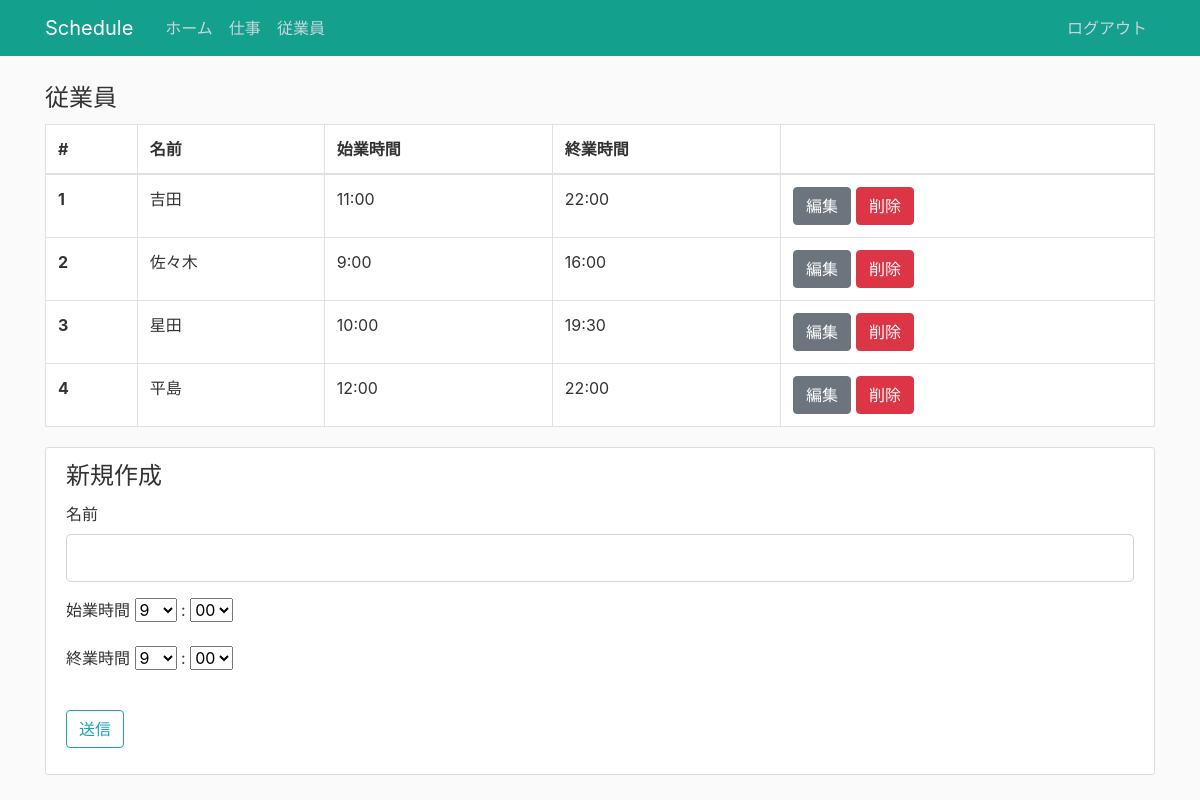
Screenshot of /worker (signed in) with the database file from the repository.
### flask_schedule/models.py (models this page shows, shortened)
class Worker(db.Model):
  id = db.Column(db.Integer, primary_key=True)
  workername = db.Column(db.String(20), unique=True, nullable=False)
  starttime = db.Column(db.String(10))
  endtime = db.Column(db.String(10))

### flask_schedule/views/worker.py (the view, shortened to what this page needs)
@app.route('/worker', methods=['GET', 'POST'])
def worker():
  if not session.get('logged_in'):
    return redirect(url_for('login'))
  workers = Worker.query.all()
  form = WorkerForm()
  hour = hourlist
  minutes = minuteslist
  form.starttime_hour.choices = hourlist
  form.starttime_minutes.choices = minuteslist
  form.endtime_hour.choices = hourlist
  form.endtime_minutes.choices = minuteslist
  if request.method == "GET":
    return render_template('worker/worker.html',form=form,workers=workers)

### flask_schedule/forms.py
class WorkerForm(FlaskForm):
  workername = StringField('名前',validators=[DataRequired(), Length(min=2, max=20)])
  starttime_hour = SelectField('始業時間',validators=[DataRequired()])
  starttime_minutes = SelectField(':',validators=[DataRequired()])
  endtime_hour = SelectField('終業時間',validators=[DataRequired()])
  endtime_minutes = SelectField(':',validators=[DataRequired()])
  submit = SubmitField('送信')

### flask_schedule/views/views.py (called while the page is built)
@app.context_processor
def override_url_for():
    return dict(url_for=dated_url_for)

def dated_url_for(endpoint, **values):
    if endpoint == 'static':
        filename = values.get('filename', None)
        if filename:
            file_path = os.path.join(app.root_path,
                                 endpoint, filename)
            values['q'] = int(os.stat(file_path).st_mtime)
    return url_for(endpoint, **values)

### flask_schedule/templates/worker/worker.html (shortened to what this page needs)
{% extends "layout.html" %}
{% block content %}
  <table class="table table-bordered content-section">
    <legend>従業員</legend>
    <thead>
      <tr>
        <th scope="col">#</th>
        <th scope="col">名前</th>
        <th scope="col">始業時間</th>
        <th scope="col">終業時間</th>
        <th></th>
      </tr>
    </thead>
    <tbody>
      {% for worker in workers: %}
      <tr>
        <th scope="row">{{ loop.index }}</th>
        <td>{{ worker.workername }}</td>
        <td>{{ worker.starttime }}</td>
        <td>{{ worker.endtime }}</td>
        <td>
          <div class="btn-group">
            <form action="{{ url_for('edit_worker',id = worker.id)}}" method="GET">
              <button type="submit" class="btn btn-secondary">編集</button>
            </form>
            <form action="{{ url_for('delete_worker',id = worker.id)}}" method="GET">
              <button type="submit" class="btn btn-danger" style="margin-left: 5px;" style="margin-right: 5px;">削除</button>
            </form>
          </div>
        </td>
      </tr>
      {% endfor %}
    </tbody>
  </table>
  <div class="content-section">
    <form method="POST" action="">
      <legend>新規作成</legend>
      <div class="form-group">
        <fieldset class="form-group">
          <div class="form-group">
            {{ form.workername.label(class="form-control-label")}}
            {{ form.workername(class="form-control form-control-lg") }}
          </div>
          <div class="form-group">
            {{ form.starttime_hour.label()}}
            {{ form.starttime_hour() }}
            {{ form.starttime_minutes.label()}}
            {{ form.starttime_minutes() }}
          </div>
          <div class="form-group">
            {{ form.endtime_hour.label()}}
            {{ form.endtime_hour() }}
            {{ form.endtime_minutes.label()}}
            {{ form.endtime_minutes() }}
          </div>
        </fieldset>
      </div>
      <div class="form-group">
        {{ form.submit(class="btn btn-outline-info") }}
      </div>
    </form>
  </div>
{% endblock %}

### flask_schedule/static/main.css (style rules this page uses)
body { background: #fafafa; color: #333333; margin-top: 5rem; }
.content-section { background: #ffffff; padding: 10px 20px; border: 1px solid #dddddd; border-radius: 3px; margin-bottom: 20px; }

### flask_schedule/static/print.css (style rules this page uses)
body { background: hsl(0, 84%, 45%); color: #333333; margin-top: 5rem; }

### rows the page displays
Worker: workername "吉田", starttime "11:00", endtime "22:00"
Worker: workername "佐々木", starttime "9:00", endtime "16:00"
Worker: workername "星田", starttime "10:00", endtime "19:30"
Worker: workername "平島", starttime "12:00", endtime "22:00"
